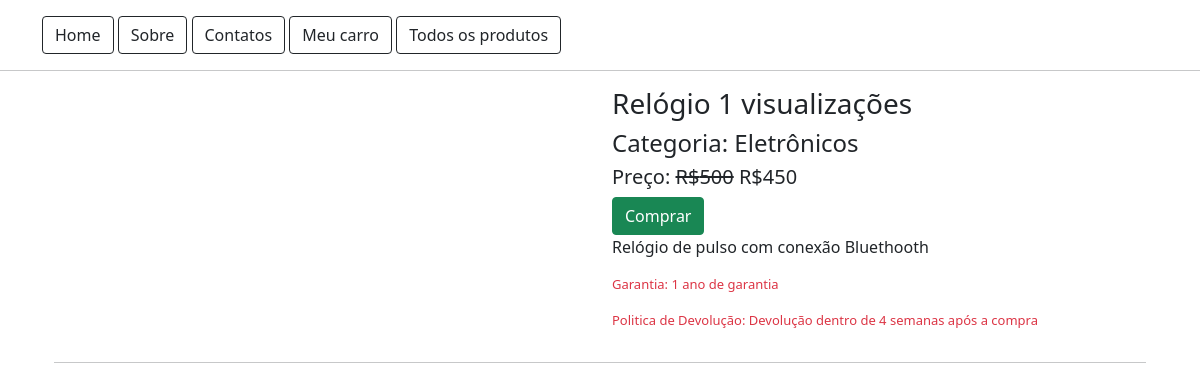
The app's page /produto/relogio-pulso/ with its own data.
### lojaapp/models.py (models this page shows, shortened)
class Produto(models.Model):
    titulo = models.CharField(max_length=200)
    slug = models.SlugField(unique=True)
    Categoria = models.ForeignKey(Categoria,on_delete=models.CASCADE)
    image = models.ImageField(upload_to="produtos")
    preco_mercado = models.PositiveIntegerField()
    venda = models.PositiveIntegerField()
    descricao = models.TextField()
    garantia = models.CharField(max_length=300, null=True, blank=True)
    devolucao = models.CharField(max_length=300, null=True, blank=True)
    visualização = models.PositiveIntegerField(default=0)

class Categoria(models.Model):
    titulo = models.CharField(max_length=200)
    slug = models.SlugField(unique=True)
    def __str__(self):
        return self.titulo

### lojaapp/views.py (the view)
# urls.py: path("produto/<slug:slug>/",ProdutosDetalheView.as_view(),name="produtodetalhe"),
class ProdutosDetalheView(TemplateView):
    template_name = "produtodetalhe.html"
    def get_context_data(self,**kwargs):
        context = super().get_context_data(**kwargs)
        url_slug = self.kwargs['slug']
        produto = Produto.objects.get(slug = url_slug)
        produto.visualização+=1
        produto.save()
        context['produto'] = produto
        return context

### templates/produtodetalhe.html (shortened to what this page needs)
{%extends 'base.html' %}
{%block content %}
<div class="container">
    <div class="container">
        <div class="row">
            <div class="col md6">
            </div>
            <div class="col-md-6">
                <h3>{{produto.titulo}} {{produto.visualização}} visualizações</h3>
                <h4>Categoria: {{produto.Categoria}}</h4>
                <h5>Preço: <strike>R${{produto.preco_mercado}}</strike> R${{produto.venda}} </h5>
                <a href="{%url 'lojaapp:addCarro' produto.id%}" class="btn btn-success">Comprar</a>
                <p>{{produto.descricao}}</p>
                <p class="text-danger" style="font-size: small;">Garantia: {{produto.garantia}}</p>
                <p class="text-danger" style="font-size: small;">Politica de Devolução: {{produto.devolucao}}</p>
            </div>
        </div>
        <hr>
    </div>
</div>
{% endblock %}

### records on screen
Produto: titulo "Relógio", visualização "1", Categoria "Eletrônicos", preco_mercado "500", venda "450", descricao "Relógio de pulso com conexão Bluethooth", garantia "1 ano de garantia", devolucao "Devolução dentro de 4 semanas após a compra"
